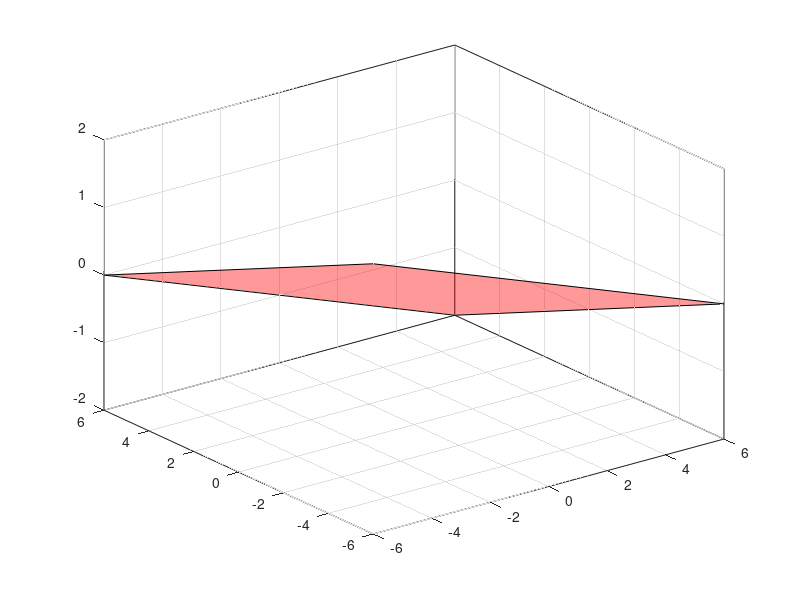

Source code (MATLAB):
%A
u = [3, 3,-1]
v = [2, 4,-1]
w = cross(u,v)

% equation of plane
% x + y + 6z = 0
% P1 = (6, 6, -2)
% P2 = (6, -6, 0)
% P3 = (-6, -6, 2)
% P4 = (-6, 6, 0)
%B
origin = [0,0,0];
plot3([origin(1) u(1)], [origin(2) u(2)], [origin(3) u(3)], 'o', ...
    [origin(1) v(1)], [origin(2) v(2)], [origin(3) v(3)], '-diamond', ...
    [origin(1) w(1)], [origin(2) w(2)], [origin(3) w(3)], '-square', 'MarkerSize', 10)
grid on
xlabel('x'), ylabel('y'), zlabel('z')

%C
X = [6; 6; -6; -6]
Y = [6; -6; -6; 6]
Z = [-2; 0; 2; 0]
fill3(X, Y, Z, 'r', 'facealpha', 0.4)
grid on
